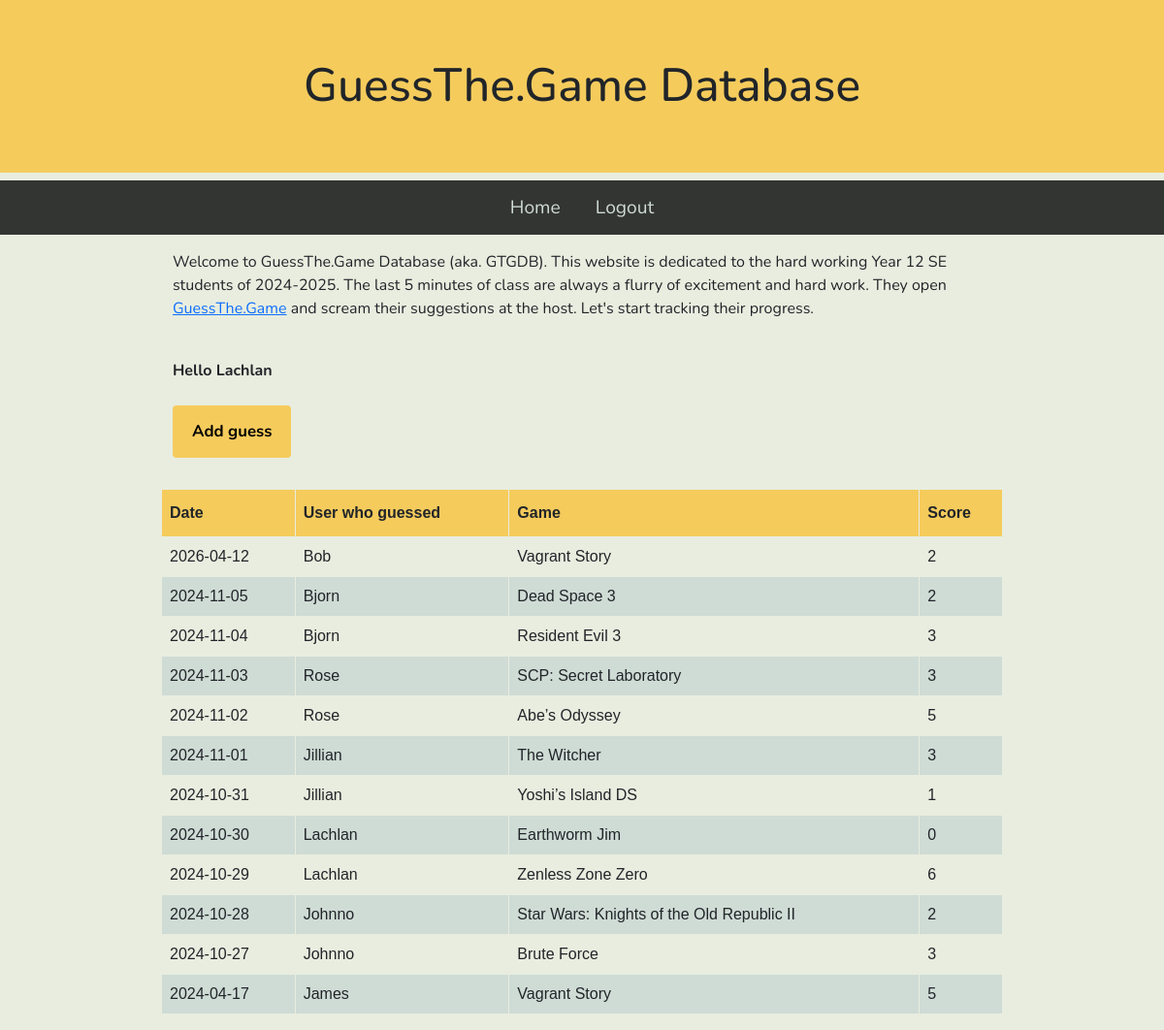
Screenshot of / (signed in) with the database file from the repository.
### tables this page shows
CREATE TABLE Guesses (id INTEGER PRIMARY KEY AUTOINCREMENT,
                      user_id INTEGER,
                      date TEXT NOT NULL,
                      score INTEGER,
                      game TEXT NOT NULL);

### main.py (the view)
@app.route("/")
def Home():
    username = 'there'
    guessData = ""
    if session.get('username'):
        username = session['username'].title()
        guessData = db.GetAllGuesses() # Note: the new line
    return render_template("index.html", guesses=guessData, name=username)

### db.py (called while the page is built)
def GetDB():
    db = sqlite3.connect(".database/gtg.db")
    db.row_factory = sqlite3.Row
    return db

def GetAllGuesses():
    db = GetDB()
    guesses = db.execute("""SELECT Guesses.date, Guesses.game, Guesses.score, UPPER(SUBSTR(Users.username, 1, 1)) || LOWER(SUBSTR(Users.username, 2)) AS username
                            FROM Guesses JOIN Users ON Guesses.user_id = Users.id
                            ORDER BY date DESC""").fetchall()
    db.close()
    return guesses

### templates/index.html
{% extends "base.html" %} {% block content %}
<div class="container">
  <p>
    Welcome to GuessThe.Game Database (aka. GTGDB). This website is dedicated to
    the hard working Year 12 SE students of 2024-2025. The last 5 minutes of
    class are always a flurry of excitement and hard work. They open
    <a href="https://guessthe.game/">GuessThe.Game</a> and scream their
    suggestions at the host. Let's start tracking their progress.
  </p>
  {% if session['username'] %}
  <br />
  <p class="bolded">Hello {{name}}</p>
  <a href="/add"><button>Add guess</button></a>
  {%else%}
  <br />
  <p class="bolded">Please log in to view table</p>
  {% endif %}
</div>
<br />
<table class="guess_table">
  <thead>
    <th>Date</th>
    <th>User who guessed</th>
    <th>Game</th>
    <th>Score</th>
  </thead>
  <tbody>
    {% for guess in guesses %}
    <tr>
      <td>{{ guess['date'] }}</td>
      <td>{{ guess['username'] }}</td>
      <td>{{ guess['game'] }}</td>
      <td>{{ guess['score'] }}</td>
    </tr>
    {% endfor %}
  </tbody>
</table>
{% endblock %}

### static/css/style.css (style rules this page uses)
* { padding: 0; margin: 0; box-sizing: border-box; }
.bolded { font-weight: bold; }
body { background: #e8eddf; font-family: "Nunito", sans-serif; font-size: 1rem; }
.guess_table { font-family: Arial, Helvetica, sans-serif; border-collapse: collapse; width: 100%; }
.guess_table td, .guess_table th { border: 1px solid #e8eddf; padding: 8px; }
.guess_table tr:nth-child(even) { background-color: #cfdbd5; }
.guess_table th { padding-top: 12px; padding-bottom: 12px; text-align: left; background-color: #f5cb5c; color: cfdbd5; }
button { background-color: #f5cb5c; color: 333533; padding: 14px 20px; margin: 8px 0; border: none; border-radius: 4px; cursor: pointer; font-size: 1.05em; font-weight: bold; }

### rows the page displays
Guesses: date "2026-04-12", username "Bob", game "Vagrant Story", score "2"
Guesses: date "2024-11-05", username "Bjorn", game "Dead Space 3", score "2"
Guesses: date "2024-11-04", username "Bjorn", game "Resident Evil 3", score "3"
Guesses: date "2024-11-03", username "Rose", game "SCP: Secret Laboratory", score "3"
Guesses: date "2024-11-02", username "Rose", game "Abe’s Odyssey", score "5"
Guesses: date "2024-11-01", username "Jillian", game "The Witcher", score "3"
Guesses: date "2024-10-31", username "Jillian", game "Yoshi’s Island DS", score "1"
Guesses: date "2024-10-30", username "Lachlan", game "Earthworm Jim", score "0"
Guesses: date "2024-10-29", username "Lachlan", game "Zenless Zone Zero", score "6"
Guesses: date "2024-10-28", username "Johnno", game "Star Wars: Knights of the Old Republic II", score "2"
Guesses: date "2024-10-27", username "Johnno", game "Brute Force", score "3"
Guesses: date "2024-04-17", username "James", game "Vagrant Story", score "5"

### other values shown
{{ name }} "Lachlan"
